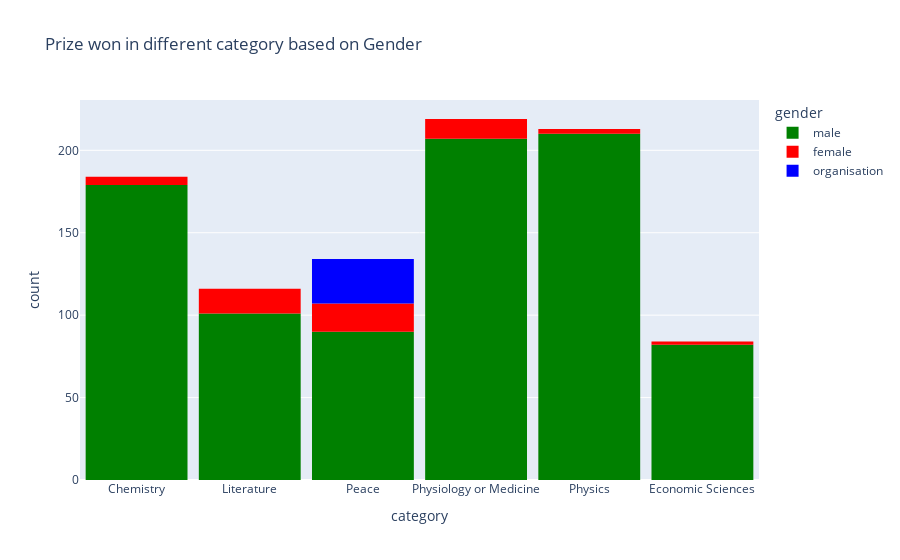

Notebook source saved alongside this figure:
### Code cell
import plotly.express as px
fig = px.histogram(nobel_df, 
                   x='category', 
                   color='gender', 
                   color_discrete_sequence=['green', 'red','blue'], 
                   title='Prize won in different category based on Gender')
fig.update_layout(bargap=0.1)
fig.show()

### Figure 1 — Plotly figure (JSON) as saved in the notebook; plotly's stock layout.template omitted (floating-point values rounded to 4 significant figures; data arrays with more than 128 entries replaced by an {"elided": "..."} marker saying what was removed)
{"data": [{"alignmentgroup": "True", "bingroup": "x", "hovertemplate": "gender=male<br>category=%{x}<br>count=%{y}<extra></extra>", "legendgroup": "male", "marker": {"color": "green", "pattern": {"shape": ""}}, "name": "male", "offsetgroup": "male", "orientation": "v", "showlegend": true, "type": "histogram", "x": {"elided": "869 str values"}, "xaxis": "x", "yaxis": "y"}, {"alignmentgroup": "True", "bingroup": "x", "hovertemplate": "gender=female<br>category=%{x}<br>count=%{y}<extra></extra>", "legendgroup": "female", "marker": {"color": "red", "pattern": {"shape": ""}}, "name": "female", "offsetgroup": "female", "orientation": "v", "showlegend": true, "type": "histogram", "x": ["Physics", "Peace", "Literature", "Chemistry", "Literature", "Literature", "Peace", "Chemistry", "Literature", "Literature", "Peace", "Physiology or Medicine", "Physics", "Chemistry", "Literature", "Peace", "Peace", "Physiology or Medicine", "Peace", "Peace", "Physiology or Medicine", "Physiology or Medicine", "Physiology or Medicine", "Literature", "Peace", "Peace", "Literature", "Physiology or Medicine", "Literature", "Peace", "Peace", "Literature", "Physiology or Medicine", "Peace", "Literature", "Physiology or Medicine", "Physiology or Medicine", "Physiology or Medicine", "Literature", "Economic Sciences", "Chemistry", "Peace", "Peace", "Peace", "Literature", "Physiology or Medicine", "Peace", "Literature", "Physiology or Medicine", "Peace", "Literature", "Chemistry", "Physics", "Economic Sciences"], "xaxis": "x", "yaxis": "y"}, {"alignmentgroup": "True", "bingroup": "x", "hovertemplate": "gender=organisation<br>category=%{x}<br>count=%{y}<extra></extra>", "legendgroup": "organisation", "marker": {"color": "blue", "pattern": {"shape": ""}}, "name": "organisation", "offsetgroup": "organisation", "orientation": "v", "showlegend": true, "type": "histogram", "x": ["Peace", "Peace", "Peace", "Peace", "Peace", "Peace", "Peace", "Peace", "Peace", "Peace", "Peace", "Peace", "Peace", "Peace", "Peace", "Peace", "Peace", "Peace", "Peace", "Peace", "Peace", "Peace", "Peace", "Peace", "Peace", "Peace", "Peace"], "xaxis": "x", "yaxis": "y"}], "layout": {"bargap": 0.1, "barmode": "relative", "legend": {"title": {"text": "gender"}, "tracegroupgap": 0}, "title": {"text": "Prize won in different category based on Gender"}, "xaxis": {"anchor": "y", "domain": [0, 1], "title": {"text": "category"}}, "yaxis": {"anchor": "x", "domain": [0, 1], "title": {"text": "count"}}}}
